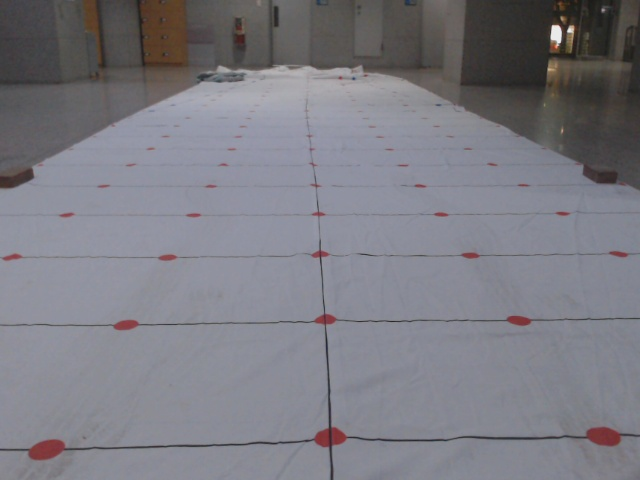
//> input picture vision/camera_image/sample_image/center_origin_1.jpg, 640 x 480 px, given in place of src_8.jpg, which was not available
$ ./camera_image_test   (built with g++ and OpenCV 4)
//> lines starting //> are read from the running program, lines starting //| are printed output that depends on the picture; after the words box and inside, x2 and y2 are one past the last pixel; in counts of white or black regions, pixels touching at a corner belong together; pictures that were not available may be replaced by others from this repository, and a replacement may not be noted
#include <iostream>
#include <string>
#include "opencv2/opencv.hpp"
#include <vector>

// Complile : g++ camera_image_test.cpp -o camera_image_test `pkg-config --cflags --libs opencv` -std=c++11

#define HORIZONTAL_LINE_NUMBER 11
#define VERTICAL_LINE_NUMBER 11

using namespace std;
using namespace cv;

static const bool CAPTURE = false;
static const bool VIDEO = false;
static const bool IMAGE = true;

int verticalMinOffset = 92;
int verticalMaxOffset = 317;
int lineNum = 11;
int verticalYMin = 246;
int verticalYMax = 828;
int verticalXCenter = 695;
int yCenter = 828;
double horizontalRatio = 0.8;
vector< vector< vector<int> > > calTable;
vector<double> gradientVec;
vector<double> yInterceptVec;

// int originXCenter = src.cols/2;

void mouseEvent( int event, int x, int y, int flags, void* userdata );

void verticalLine(Mat& src, int xcenter, int ymax, int ymin, int maxOff, int minOff);

void horizontalLine(Mat& src, Point2f origin, int lineNum, double ratio);

Mat rotateMat(Mat& src, Point2f origin, double degree);

// void moveImage(Mat& src, int xCenter, int originXCenter);

vector< vector< vector<int> > > makeCalTable(double xcenter, double ycenter, int maxOff, int minOff, Mat& src);

void calDistance( vector< vector< vector<int> > >& calTable, int x, int y , int& xDist, int& yDist);

int main(int argc, char** argv){

    int camera_number = 1;
    int frequency = 30;
    VideoCapture cap(0);
    int key;
    int num = 1;
    Mat src;
    Mat src2;
    Mat calib1;
    Mat calib2;
    Mat cameraMatrix= Mat::eye(3, 3, CV_64FC1);
    Mat distCoeffs = Mat::zeros(1, 5, CV_64FC1);

    cameraMatrix=(Mat1d(3, 3) << 708.611809, 0, 320.331083, 0, 703.012319, 260.343059, 0, 0, 1);
    distCoeffs=(Mat1d(1, 5) << 0.09776299999999999, -0.235306, 0.00463, -0.001884, 0);

    if(VIDEO){        setMouseCallback("Calibration 2", mouseEvent, &calib2);

      while(1){
          cap >> src;
          undistort(src, calib1, cameraMatrix, distCoeffs);

          imshow("origin",src);
          // cout<<"src x : "<<src.cols << " / src y : "<<src.rows<<endl;

          resize(src, src2, Size(src.cols * 2, src.rows * 2), 0, 0, CV_INTER_LINEAR);
          imshow("Size up",src2);
          // cout<<"src2 x : "<<src2.cols << " / src_up y : "<<src2.rows<<endl;


          //undistort(src2, calib2, cameraMatrix, distCoeffs);
          resize(calib1, calib2, Size(calib1.cols * 2, calib1.rows * 2), 0, 0, CV_INTER_LINEAR);

          imshow("Calibration 1",calib1);

          imshow("Calibration 2",calib2);

          key = waitKey(30);
          if(key == 27) {
              break;
          }
          else if (key == 32 && CAPTURE == true) {

              cout<<"Image write "<<to_string(num)<<endl;
              imwrite("../sample_image/src_"+to_string(num)+".jpg", src);
              imwrite("../sample_image/src2_"+to_string(num)+".jpg", src2);
              imwrite("../sample_image/calib1_"+to_string(num)+".jpg", calib1);
              imwrite("../sample_image/calib2_"+to_string(num)+".jpg", calib2);

              num++;

          }
      }
    }

    if(IMAGE){
      Point2f origin(377, 837);

      while(1){
        cout<<"!!"<<endl;
        src = imread("../sample_image/src_8.jpg", CV_LOAD_IMAGE_COLOR);
//> src is the input picture: 480 rows x 640 cols, CV_8UC3; mean B, G, R 130.7, 123.1, 123.8
        resize(src, src2, Size(src.cols * 2, src.rows * 2), 0, 0, CV_INTER_LINEAR);
        undistort(src, calib1, cameraMatrix, distCoeffs);
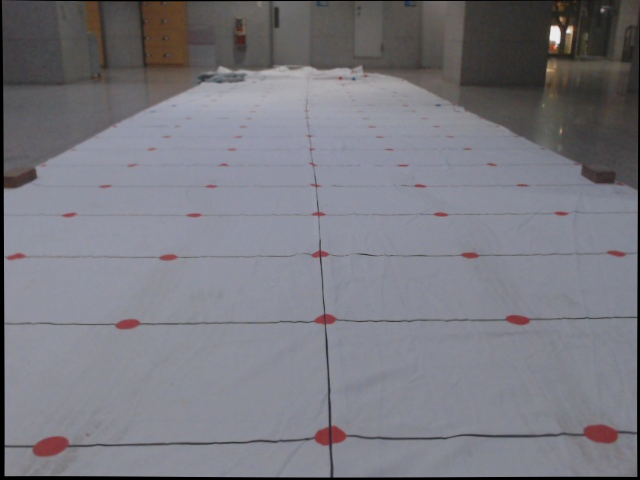
//> calib1: 480 rows x 640 cols, CV_8UC3; mean B, G, R 128.3, 120.9, 121.5
        resize(calib1, calib2, Size(calib1.cols * 2, calib1.rows * 2), 0, 0, CV_INTER_LINEAR);

        double degree = -1;
        calib2 = rotateMat(calib2,origin, degree);
//> in rotateMat, `warpAffine(src,rotImg, rotMat, Size(), INTER_LINEAR);`:
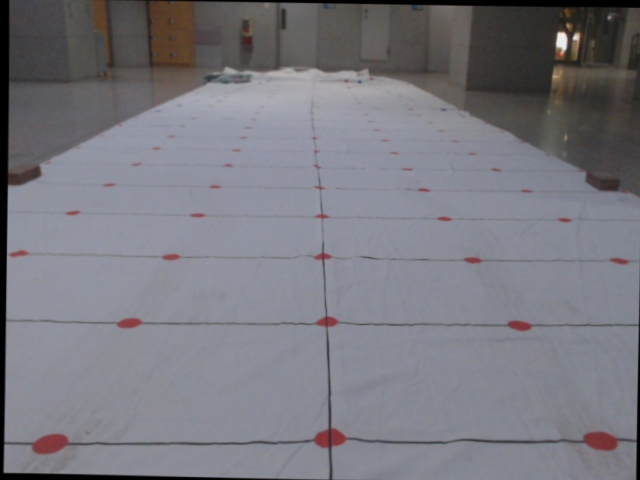
//> rotImg: 960 rows x 1280 cols, CV_8UC3 (shown at 1/2 size); mean B, G, R 127.8, 120.4, 121

        imshow("origin",src);
        //imshow("Size up",src2);
        //imshow("Calibration 1",calib1);

        horizontalLine(calib2, origin, lineNum, horizontalRatio);
        verticalLine(calib2, verticalXCenter, verticalYMax, verticalYMin, verticalMaxOffset, verticalMinOffset);
        // moveImage(calib2, verticalXCenter, originXCenter);

        calTable = makeCalTable((double)verticalXCenter, (double)yCenter, verticalMaxOffset, verticalMinOffset, calib2);

        imshow("Calibration 2",calib2);

        setMouseCallback("Calibration 2", mouseEvent, &calib2);

        key = waitKey();
        if(key == 27) break;
      }
    }
    return 0;
}

// [9 lines left out: function mouseEvent, not called in this run]

void horizontalLine(Mat& src, Point2f origin, int lineNum, double ratio){
//> called with origin = Point(377, 837), lineNum = 11, ratio = 0.8

  // [33 lines of commented-out code are left out]

  int yPoint = origin.y - 10;
  //int yArray[] = { 830, 672, 563, 487, 428, 379, 339, 308, 282, 258, 239};
  int yArray[] = { 828, 672, 563, 487, 429, 381, 344, 313, 286, 265, 246};
  for(int i=0; i<lineNum; i++){
    //cout<<yPoint<<endl;

    line(src, Point(0, yArray[i]), Point(src.cols,yArray[i]), Scalar(255,0,0));

    yPoint *=ratio;
  }
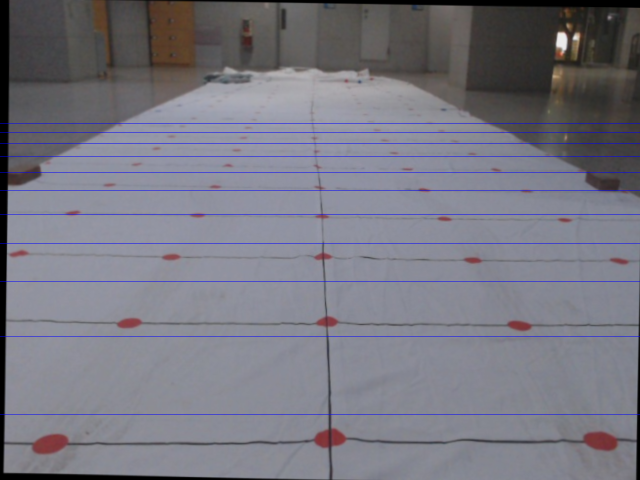
//> src: 960 rows x 1280 cols, CV_8UC3 (shown at 1/2 size); 1.15% of pixels changed, all inside (x1, y1, x2, y2) = (0, 246, 1280, 829)
//> after the loop, yPoint = 69


}

void verticalLine(Mat& src, int xcenter, int ymax, int ymin, int maxOff, int minOff){
//> called with xcenter = 695, ymax = 828, ymin = 246, maxOff = 317, minOff = 92
  // horizontal


  // // 0
  line(src, Point(xcenter,ymin), Point(695,ymax), Scalar(255,0,0));
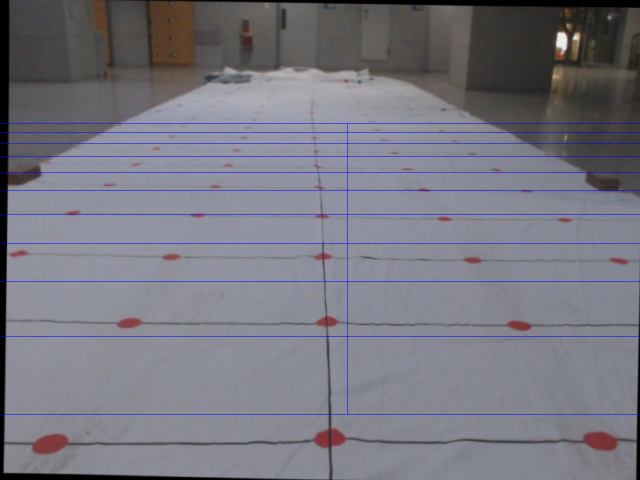
//> src: 960 rows x 1280 cols, CV_8UC3 (shown at 1/2 size); 572 pixels changed, all inside (x1, y1, x2, y2) = (695, 247, 696, 828)

  for(int i=1; i<=5; i++){
    line(src, Point(xcenter-minOff*i,ymin), Point(xcenter-maxOff*i,ymax), Scalar(255,0,0));
    line(src, Point(xcenter+minOff*i,ymin), Point(xcenter+maxOff*i,ymax), Scalar(255,0,0));
  }
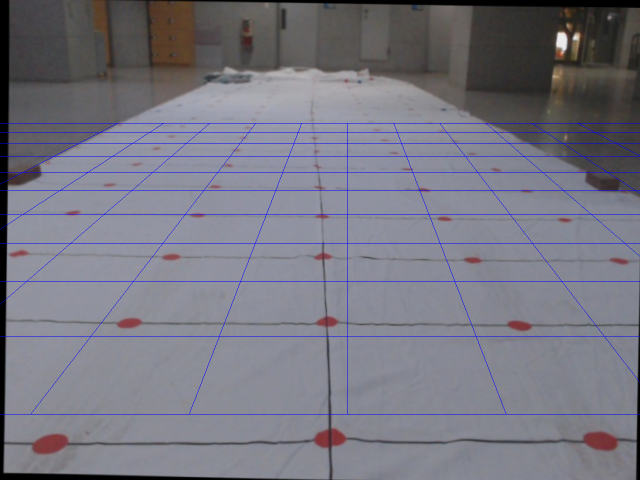
//> src: 960 rows x 1280 cols, CV_8UC3 (shown at 1/2 size); 0.31% of pixels changed, all inside (x1, y1, x2, y2) = (0, 247, 1280, 828)
}

Mat rotateMat(Mat& src, Point2f origin, double degree){

  Mat rotMat = getRotationMatrix2D(origin, degree, 1.0);
  Mat rotImg;
  warpAffine(src,rotImg, rotMat, Size(), INTER_LINEAR);
  return rotImg;
}

// [10 lines of commented-out code are left out]

vector< vector< vector<int> > > makeCalTable(double xcenter, double ycenter, int maxOff, int minOff, Mat& src){
//> called with xcenter = 695, ycenter = 828, maxOff = 317, minOff = 92
  vector<int> yVec = { 828, 672, 563, 487, 429, 381, 344, 313, 286, 265, 246};
  vector<int> xVec;

  vector< vector< vector<int> > > calTable; // 칼리브레이션 테이블에 대한 자료구조. 마지막 2개짜리 벡터에는 각각 x, y좌표가 등록된다

  calTable.assign(yVec.size(), vector< vector<int> >(11, vector<int>(2,0)));

  cout<<"Yvec[10] "<<yVec[10]<<endl;
  cout<<"yVecsize" <<yVec.size()<<endl;

  // 원점 좌측 기울기
  for(int i=5 ; i>0; i--){
    gradientVec.push_back( (ycenter - yVec[10] ) / ( ( xcenter - maxOff*i ) - ( xcenter - minOff*i ) ) );
  }

  // 원점 생략
  gradientVec.push_back(1);
//> gradientVec = [-0.517, -0.647, -0.862, -1.29, -2.59, 1]

  // 원점 우측 기울기
  for(int i=4; i>=0; i--){
    gradientVec.push_back(-1 * gradientVec[i]);
  }

  cout<<"gradient :"<<endl;
  for(int i=0; i<11; i++){
    cout<<gradientVec[i]<<endl;
  }
//> this loop made 11 passes
//| -0.517333
//| -0.646667
//| -0.862222
//| -1.29333
//| -2.58667
//| 1
//| 2.58667
//| 1.29333
//> (output is shown up to pass 8 of 11)

  // 원점 좌측 y절편
  for(int i=5 ; i>0; i--){
    // yInterceptVec.push_back(gradientVec[5-i] * ( xcenter - minOff ) / yVec[9] + 246);
    yInterceptVec.push_back( -1 * gradientVec[5-i] * ( xcenter - minOff * i ) + yVec[10] );

  }

  // 원점 생략
  yInterceptVec.push_back(0);
//> yInterceptVec = [367.6, 457.5, 607.3, 906.9, 1805.8, 0]

  // 원점 우측 y절편
  for(int i=6; i<11; i++){
    yInterceptVec.push_back( -1 * gradientVec[i] * ( xcenter + minOff * ( i - 5 ) ) + yVec[10] );
  }

  cout<<"yIntercept :"<<endl;
  for(int i=0; i<11; i++){
    cout<<yInterceptVec[i]<<endl;
  }

  // 칼리브레이션 테이블 생성
  for(int row = 0; row < yVec.size(); row++){
    for(int col = 0; col < HORIZONTAL_LINE_NUMBER; col++){

        calTable[row][col][1] = yVec[ yVec.size() - row - 1 ];

        if(col == 5) calTable[row][col][0] = xcenter;
        else{
          calTable[row][col][0] = ( calTable[row][col][1] - yInterceptVec[col] ) / gradientVec[col];
        }

        circle(src, Point( calTable[row][col][0], calTable[row][col][1] ), 10, Scalar(0,0,255));
        cout<<"{ " << calTable[row][col][0] << "," << calTable[row][col][1] <<" }\t";
      }
      cout<<endl;
    }
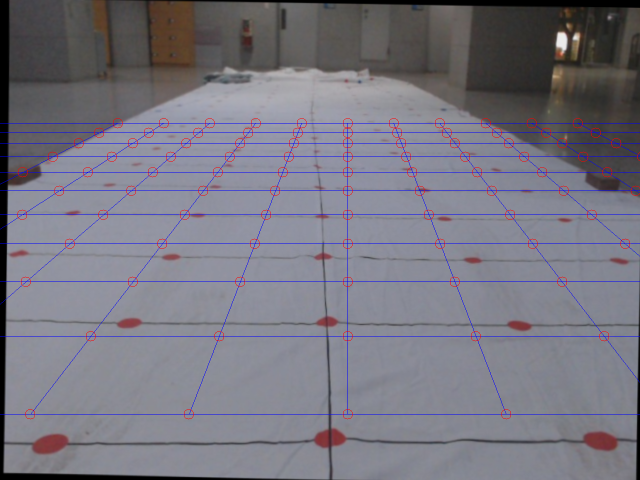
//> src: 960 rows x 1280 cols, CV_8UC3 (shown at 1/2 size); 0.42% of pixels changed, all inside (x1, y1, x2, y2) = (34, 236, 1280, 839)
//> in main, `calTable = makeCalTable((double)verticalXCenter, (double)yCenter, vert..`: calTable = 11 items
//> the Esc key is pressed
  return calTable;
}

// [71 lines left out: function calDistance, not called in this run]
